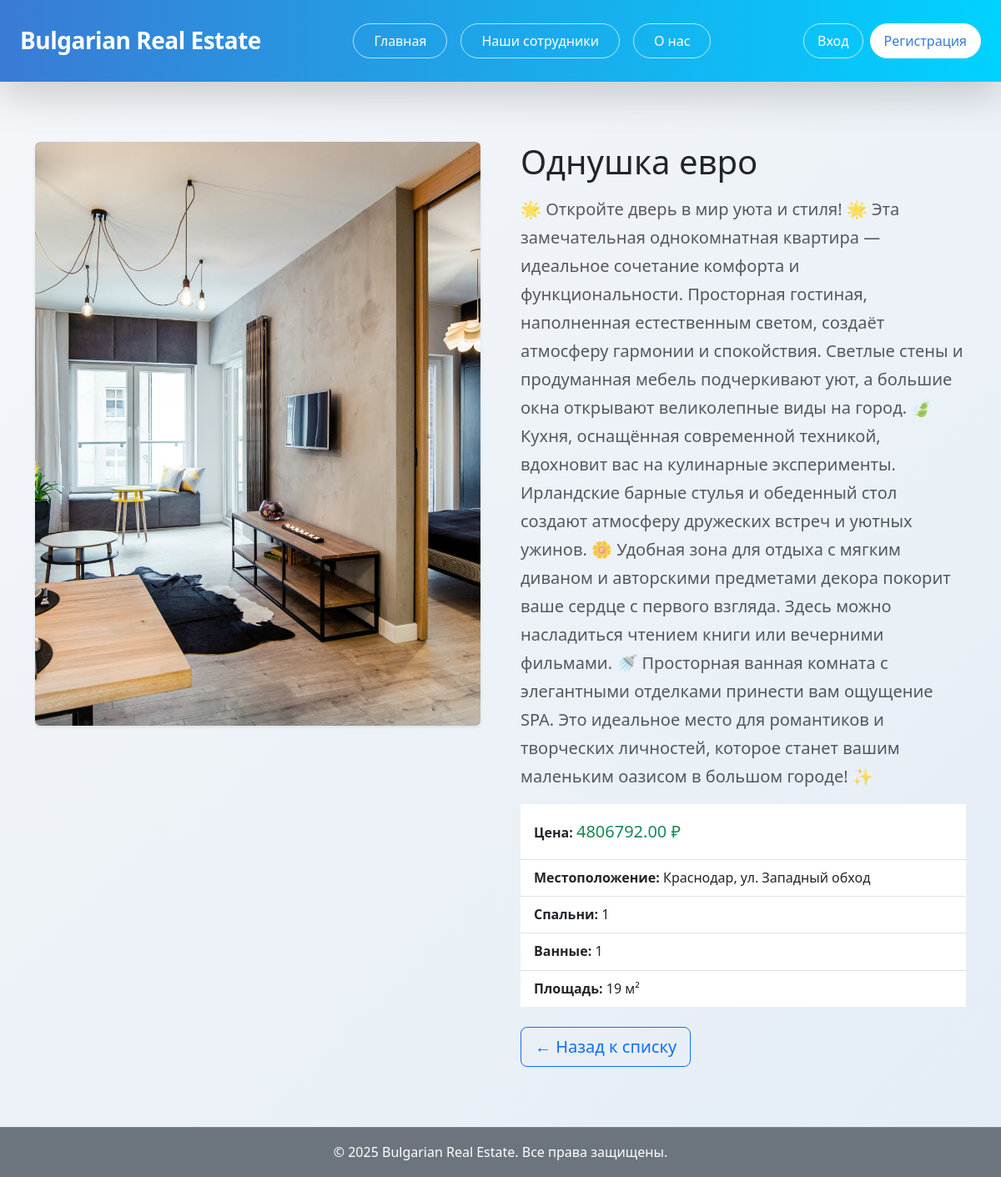
The page /property/6/ on the database its author committed.
### properties/models.py (models this page shows, shortened)
class Property(models.Model):
    title = models.CharField("Заголовок", max_length=50)
    description = models.TextField("Описание")
    price = models.DecimalField("Цена", max_digits=10, decimal_places=2)
    location = models.CharField("Местоположение", max_length=100)
    bedrooms = models.IntegerField("Количество спален", blank=True, null=True)
    bathrooms = models.IntegerField("Количество ванных комнат")
    area = models.IntegerField("Площадь (м²)")
    property_type = models.CharField(
        "Тип недвижимости",
        max_length=10,
        choices=PROPERTY_TYPE_CHOICES,
        default='1_room'
    )
    image = models.ImageField("Фото", upload_to='properties/', blank=True, null=True)
    is_published = models.BooleanField("Опубликовано", default=True)
    created_at = models.DateTimeField(auto_now_add=True)
    class Meta:
        verbose_name = "Недвижимость"
        verbose_name_plural = "Недвижимость"

### properties/views.py (the view)
# urls.py: path('property/<int:pk>/', views.PropertyDetailView.as_view(), name='property_detail'),
class PropertyDetailView(DetailView):
    model = Property
    template_name = 'properties/property_detail.html'
    context_object_name = 'property'
    def get_queryset(self):
        return Property.objects.filter(is_published=True)

### templates/properties/property_detail.html (shortened to what this page needs)
{% extends "properties/base.html" %}
{% load static %}
{% block content %}
<div class="container my-5 text-dark">
  <div class="row align-items-start g-5">
    <div class="col-md-6">
      {% if property.image %}
        <img src="{{ property.image.url }}"
             class="img-fluid rounded shadow-sm"
             alt="{{ property.title }}"
             style="width: 100%; height: 700px; object-fit: cover;">
      {% else %}
        <img src="https://via.placeholder.com/600x450?text=Нет+фото"
             class="img-fluid rounded"
             alt="Нет фото"
             style="width: 100%; height: 450px; object-fit: cover;">
      {% endif %}
    </div>
    <div class="col-md-6">
      <h1 class="mb-3">{{ property.title }}</h1>
      <p class="lead text-muted">{{ property.description }}</p>
      <ul class="list-group list-group-flush mb-4">
        <li class="list-group-item py-3">
          <strong>Цена:</strong>
          <span class="text-success fs-5">{{ property.price }} ₽</span>
        </li>
        <li class="list-group-item py-2"><strong>Местоположение:</strong> {{ property.location }}</li>
        <li class="list-group-item py-2"><strong>Спальни:</strong> {{ property.bedrooms }}</li>
        <li class="list-group-item py-2"><strong>Ванные:</strong> {{ property.bathrooms }}</li>
        <li class="list-group-item py-2"><strong>Площадь:</strong> {{ property.area }} м²</li>
      </ul>
      <a href="{% url 'index' %}" class="btn btn-outline-primary btn-lg">
        ← Назад к списку
      </a>
    </div>
  </div>
</div>
{% endblock %}

### static/css/new-style.css (style rules this page uses)
body { font-family: 'Segoe UI', Tahoma, Geneva, Verdana, sans-serif; background: linear-gradient(135deg, #f5f7fa 0%, #e4edf5 100%); color: #333; line-height: 1.7; min-height: 100vh; display: flex; flex-direction: column; }

### rows shown on the page
Property: image (picture), title "Однушка евро", description "🌟 Откройте дверь в мир уюта и стиля! 🌟 Эта замечательная однокомнатная квартира — идеальное сочетание комфорта и функциональности. Просторная гостиная, наполненная естественным светом, создаёт атмосферу гармонии и спокойствия. Светлые стены и продуманная мебель подчеркивают уют, а большие окна открывают великолепные виды на город. 🍃 Кухня, оснащённая современной техникой, вдохновит вас на кулинарные эксперименты. Ирландские барные стулья и обеденный стол создают атмосферу дружеских встреч и уютных ужинов. 🌼 Удобная зона для отдыха с мягким диваном и авторскими предметами декора покорит ваше сердце с первого взгляда. Здесь можно насладиться чтением книги или вечерними фильмами. 🚿 Просторная…", price "4806792.00", location "Краснодар, ул. Западный обход", bedrooms "1", bathrooms "1", area "19"
